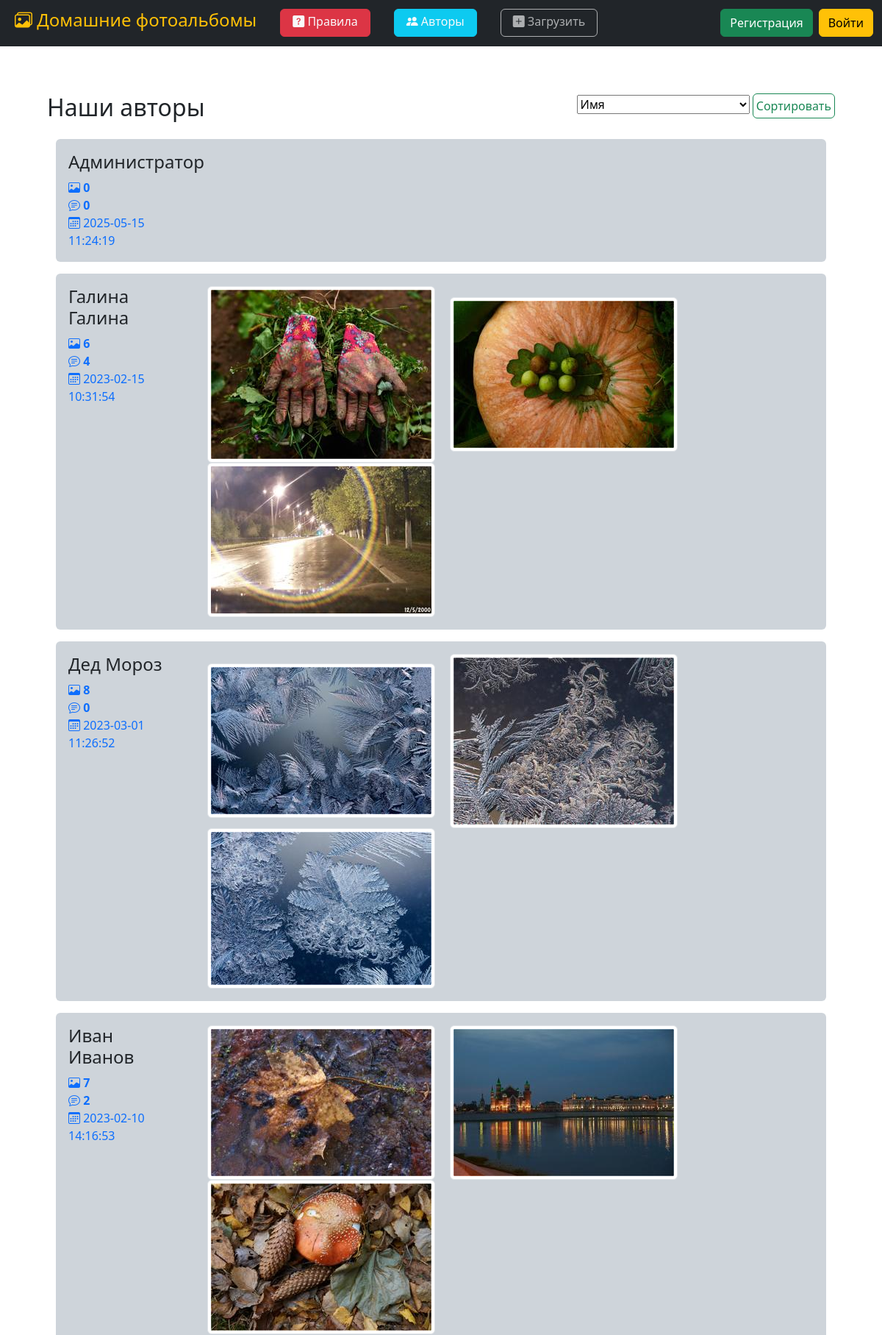
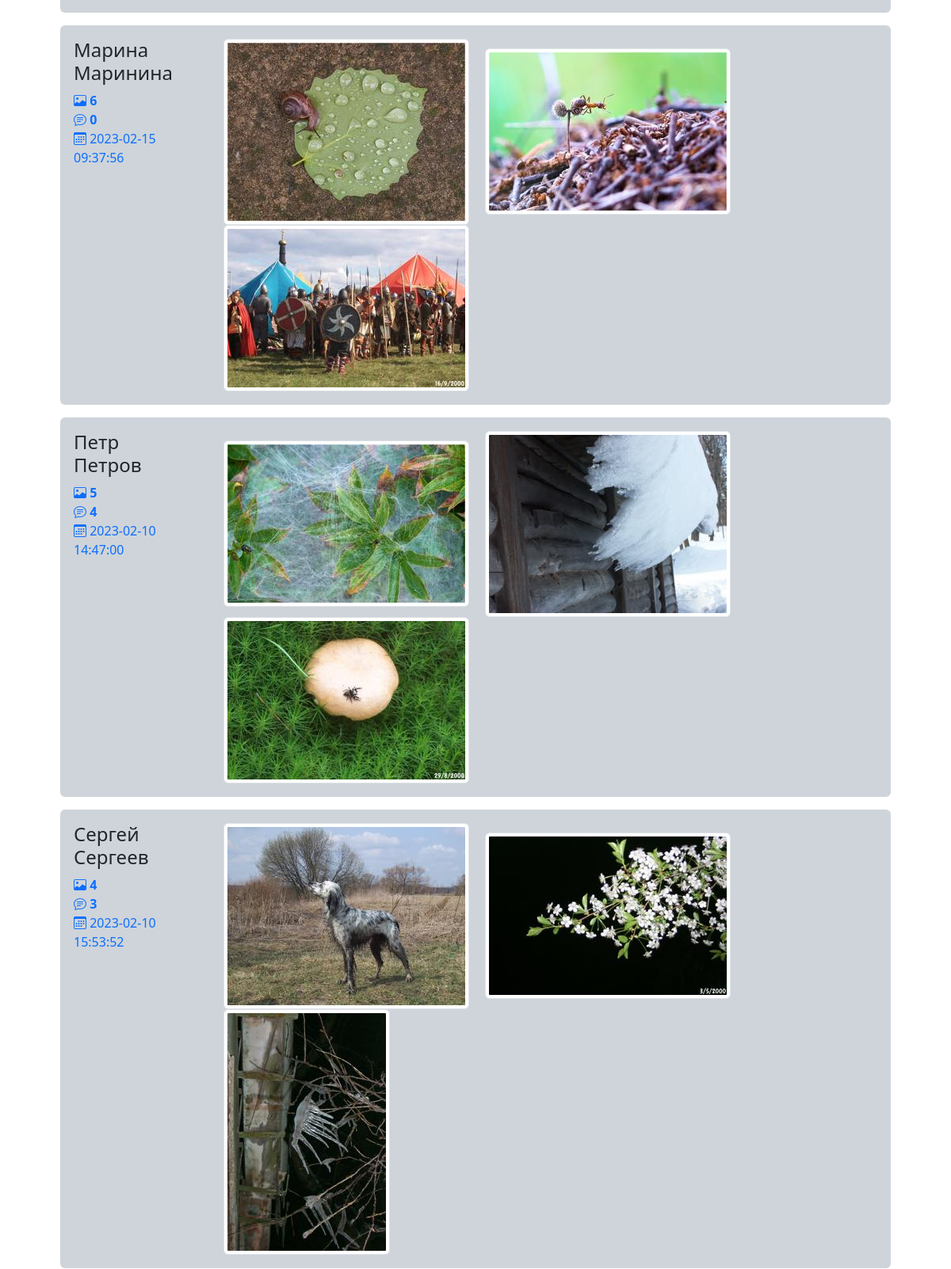
The app's page /userlist (upper part) with its own data (2 pictures, top to bottom).
### data/users.py (models this page shows, shortened)
class User(SqlAlchemyBase, UserMixin):
    __tablename__ = 'users'
    def pic_cnt(self):
        db_sess = db_session.create_session()
        res = db_sess.query(Picture).filter(self.id == Picture.user_id).count()
        db_sess.close()
        return res
    def com_cnt(self):
        db_sess = db_session.create_session()
        res = db_sess.query(Comment).filter(self.id == Comment.user_id).count()
        db_sess.close()
        return res
    id = sqlalchemy.Column(sqlalchemy.Integer, primary_key=True, autoincrement=True)
    name = sqlalchemy.Column(sqlalchemy.String, nullable=True)
    about = sqlalchemy.Column(sqlalchemy.String, nullable=True)
    email = sqlalchemy.Column(sqlalchemy.String, index=True, unique=True, nullable=True)
    hashed_password = sqlalchemy.Column(sqlalchemy.String, nullable=True)
    created_date = sqlalchemy.Column(sqlalchemy.DateTime, default=datetime.datetime.now().replace(microsecond=0))
    last_date = sqlalchemy.Column(sqlalchemy.DateTime, default=datetime.datetime.now().replace(microsecond=0))
    status = sqlalchemy.Column(sqlalchemy.Integer, default=1)
    pictures = orm.relationship("Picture", back_populates='user')
    comments = orm.relationship("Comment", back_populates='user')

### data/pictures.py (models this page shows, shortened)
class Picture(SqlAlchemyBase):
    __tablename__ = 'pictures'
    id = sqlalchemy.Column(sqlalchemy.Integer, primary_key=True, autoincrement=True)
    filename = sqlalchemy.Column(sqlalchemy.String, nullable=True)
    title = sqlalchemy.Column(sqlalchemy.String, nullable=True)
    descr = sqlalchemy.Column(sqlalchemy.String, nullable=True)
    created_date = sqlalchemy.Column(sqlalchemy.DateTime, default=datetime.datetime.now().replace(microsecond=0))
    user_id = sqlalchemy.Column(sqlalchemy.Integer, sqlalchemy.ForeignKey("users.id"))
    user = orm.relationship('User')
    comments = orm.relationship("Comment", back_populates='picture')

### main.py (the view)
@app.route('/userlist', methods=['GET', 'POST'])
def userlist():
    user_last_time_update()
    form_sort = UserSortForm()
    sorting = "name"
    if form_sort.validate_on_submit():
        sorting = form_sort.select.data
    db_sess = db_session.create_session()
    if sorting =="pics":
        users = db_sess.query(User).all()
        users.sort(key=User.pic_cnt, reverse=True)
    elif sorting =="comments":
        users = db_sess.query(User).all()
        users.sort(key=User.com_cnt, reverse=True)
    else:
        users = db_sess.query(User).order_by(sorting).all()
        if sorting != "name":
            users.reverse()
    pics_sets = {}
    for user in users:
        pics_sets[user.id] = db_sess.query(Picture.filename).filter(user.id == Picture.user_id).order_by(
            Picture.id.desc()).limit(3).all()
    db_sess.close()
    return render_template('userlist.html', items=users, pics=pics_sets, form_sort=form_sort)

### forms/user.py
class UserSortForm(FlaskForm):
    select = SelectField('Сортировка', choices=[("name", "Имя"), ("created_date", "Дата регистрации"),
                                                ("last_date", "Последний вход"),
                                                ("pics", "Количество фотографий"),
                                                ("comments", "Количество комментариев")])
    submit = SubmitField('Сортировать')

### data/db_session.py (called while the page is built)
def create_session() -> Session:
    global __factory
    return __factory()

### main.py (called while the page is built)
def user_last_time_update():
    if current_user.is_authenticated:
        db_sess = db_session.create_session()
        user = db_sess.query(User).filter(User.id == current_user.id).first()
        if user:
            user.last_date = datetime.now().replace(microsecond=0)
            db_sess.commit()
        db_sess.close()

### templates/userlist.html (shortened to what this page needs)
{% extends "base.html" %}
{% block content %}
<div class="row">
    <div class="col m-3"><h2>Наши авторы</h2></div>
    <div class="col m-3">
        <form action="" method="post" class="float-end">
            {{form_sort.select}} {{form_sort.submit(type="submit", class="btn btn-outline-success p-1")}}
        </form>
    </div>
</div>
<div class="container-fluid">
    {% for item in items%}
    <div class="alert bg-dark-subtle mx-3 p-3">
        <a href="/index/{{item.id}}" class="text-decoration-none">
            <div class="row">
                <div class="col-2">
                    <h4 class="link-dark">{{item.name}}</h4>
                    <i class="bi-image" role="img"></i> <b>{{item.pic_cnt()}}</b><br>
                    <i class="bi-chat-text" role="img"></i> <b>{{item.com_cnt()}}</b><br>
                    <i class="bi-calendar3" role="img"></i> {{item.created_date}}
                </div>
                <div class="col-10 gap-3">
                    {% for pic in pics[item.id] %}
                    <img class="img-thumbnail ms-3" src="/static/thumb/{{pic[0]}}">
                    {% endfor %}
                </div>
            </div>
        </a>
    </div>
    {% endfor %}
</div>
{% endblock %}

### records on screen
User: name "Администратор", pic_cnt "0", com_cnt "0", created_date "2025-05-15 11:24:19"
User: name "Галина Галина", pic_cnt "6", com_cnt "4", created_date "2023-02-15 10:31:54"
Picture: filename (picture)
Picture: filename (picture)
Picture: filename (picture)
User: name "Дед Мороз", pic_cnt "8", com_cnt "0", created_date "2023-03-01 11:26:52"
Picture: filename (picture)
Picture: filename (picture)
Picture: filename (picture)
User: name "Иван Иванов", pic_cnt "7", com_cnt "2", created_date "2023-02-10 14:16:53"
Picture: filename (picture)
Picture: filename (picture)
Picture: filename (picture)
User: name "Марина Маринина", pic_cnt "6", com_cnt "0", created_date "2023-02-15 09:37:56"
Picture: filename (picture)
Picture: filename (picture)
Picture: filename (picture)
User: name "Петр Петров", pic_cnt "5", com_cnt "4", created_date "2023-02-10 14:47:00"
Picture: filename (picture)
Picture: filename (picture)
Picture: filename (picture)
User: name "Сергей Сергеев", pic_cnt "4", com_cnt "3", created_date "2023-02-10 15:53:52"
Picture: filename (picture)
Picture: filename (picture)
Picture: filename (picture)
